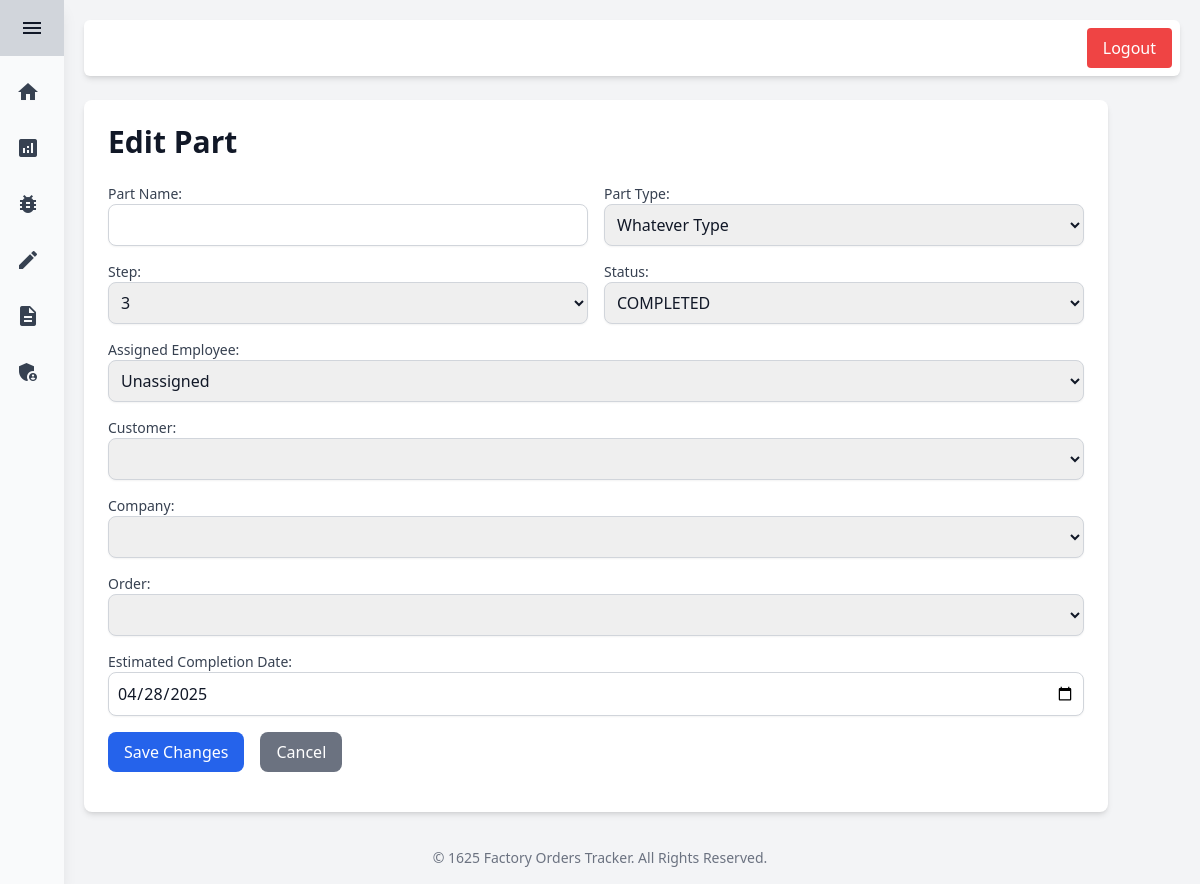
Screenshot of /edit_part/1/ (signed in) with the database file from the repository.
### Tracker/models.py (models this page shows, shortened)
class Parts(models.Model):
    class Status(models.TextChoices):
        PENDING = 'PENDING', "Pending"
        IN_PROGRESS = 'IN_PROGRESS', "In progress"
        COMPLETED = 'COMPLETED', "Completed"
        ON_HOLD = 'ON_HOLD', "On hold"
        CANCELLED = 'CANCELLED', "Cancelled"
    glovia_id = models.CharField(max_length=50)
    part_type = models.ForeignKey(PartTypes, on_delete=models.SET_NULL, null=True)
    step = models.ForeignKey(Steps, on_delete=models.SET_NULL, null=True)
    customer = models.ForeignKey(User, on_delete=models.SET_NULL, null=True, related_name='customer')
    deal = models.ForeignKey(Deals, on_delete=models.CASCADE)
    estimated_completion = models.DateField(null=True)
    status = models.CharField(max_length=50, choices=Status.choices, default=Status.PENDING)
    archived = models.BooleanField(default=False)

class PartTypes(models.Model):
    name = models.CharField(max_length=50)
    ID_prefix = models.CharField(max_length=50, null=True, blank=True)

class Steps(models.Model):
    step = models.IntegerField()
    process = models.ForeignKey(Processes, on_delete=models.CASCADE)
    description = models.TextField()
    part_model = models.ForeignKey(PartTypes, on_delete=models.CASCADE)
    completion_time = models.TimeField()
    step_file = models.FileField(null=True, default=None)
    is_last_step = models.BooleanField(default=False)
    class Meta:
        ordering = ('part_model', 'step',)

### Tracker/views.py (the view, shortened to what this page needs)
# urls.py: path('edit_part/<int:part_id>/', views.edit_part, name='edit_part'),
@staff_member_required
def edit_part(request, part_id):
    part = get_object_or_404(Parts, id=part_id)
    context = {
        'part': part,
        'part_types': PartTypes.objects.all(), 'steps': Steps.objects.filter(part_model_id=part.part_type.id),
        'employees': User.objects.filter(groups__name='Employees'),
        'customers': User.objects.filter(groups__name='Customers'),
        'Dealss': Deals.objects.all(),
        'status': Parts.Status.values,
    }
    return render(request, 'tracker/edit_part.html', context)

### templates/tracker/edit_part.html (shortened to what this page needs)
{% extends 'base.html' %}
{% block content %}
<div class="container">
<div class="container mx-auto p-6 bg-white shadow-md rounded-lg">
    <h1 class="text-3xl font-bold text-gray-900 mb-6">Edit Part</h1>
    <form method="POST" class="space-y-4">
        <div class="grid grid-cols-1 md:grid-cols-2 gap-4">
            <div>
                <label for="name" class="block text-sm font-medium text-gray-700">Part Name:</label>
                <input type="text" id="name" name="name" value="{{ part.name }}" required
                       class="w-full border border-gray-300 rounded-lg shadow-sm p-2">
            </div>
            <div>
                <label for="part_type" class="block text-sm font-medium text-gray-700">Part Type:</label>
                <select id="part_type" name="part_type"
                        class="w-full border border-gray-300 rounded-lg shadow-sm p-2">
                    {% for type in part_types %}
                        <option value="{{ type.id }}" {% if part.part_type.id == type.id %}selected{% endif %}>
                            {{ type.name }}
                        </option>
                    {% endfor %}
                </select>
            </div>
        </div>
        <div class="grid grid-cols-1 md:grid-cols-2 gap-4">
            <div>
                <label for="step" class="block text-sm font-medium text-gray-700">Step:</label>
                <select id="step" name="step"
                        class="w-full border border-gray-300 rounded-lg shadow-sm p-2">
                    {% for s in steps %}
                        <option value="{{ s.id }}" {% if part.step.id == s.id %}selected{% endif %}>
                            {{ s.step }}
                        </option>
                    {% endfor %}
                </select>
            </div>
            <div>
                <label for="status" class="block text-sm font-medium text-gray-700">Status:</label>
                <select id="status" name="status"
                        class="w-full border border-gray-300 rounded-lg shadow-sm p-2">
                    {% for choice in status %}
                        <option value="{{ choice }}" {% if part.status == choice %}selected{% endif %}>
                            {{ choice }}
                        </option>
                    {% endfor %}
                </select>
            </div>
        </div>
        <div>
            <label for="assigned_emp" class="block text-sm font-medium text-gray-700">Assigned Employee:</label>
            <select id="assigned_emp" name="assigned_emp"
                    class="w-full border border-gray-300 rounded-lg shadow-sm p-2">
                <option value="">Unassigned</option>
            </select>
        </div>
        <div>
            <label for="customer" class="block text-sm font-medium text-gray-700">Customer:</label>
            <select id="customer" name="customer"
                    class="w-full border border-gray-300 rounded-lg shadow-sm p-2">
            </select>
        </div>
        <div>
            <label for="company" class="block text-sm font-medium text-gray-700">Company:</label>
            <select id="company" name="company"
                    class="w-full border border-gray-300 rounded-lg shadow-sm p-2">
            </select>
        </div>
        <div>
            <label for="order" class="block text-sm font-medium text-gray-700">Order:</label>
            <select id="order" name="order"
                    class="w-full border border-gray-300 rounded-lg shadow-sm p-2">
            </select>
        </div>
        <div>
            <label for="estimated_completion" class="block text-sm font-medium text-gray-700">Estimated Completion Date:</label>
            <input type="date" id="estimated_completion" name="estimated_completion"
                   value="{{ part.estimated_completion|date:'Y-m-d' }}"
                   class="w-full border border-gray-300 rounded-lg shadow-sm p-2">
        </div>
        <div class="mt-6 flex gap-4">
            <button type="submit" class="bg-blue-600 text-white px-4 py-2 rounded-lg hover:bg-blue-700">
                Save Changes
            </button>
            <a href="{% url 'edit' %}" class="bg-gray-500 text-white px-4 py-2 rounded-lg hover:bg-gray-600">
                Cancel
            </a>
        </div>
    </form>
</div>
</div>
{% endblock %}

### rows the page displays
Parts: part_type "Whatever Type", step "3", status "COMPLETED", estimated_completion "04/28/2025"
